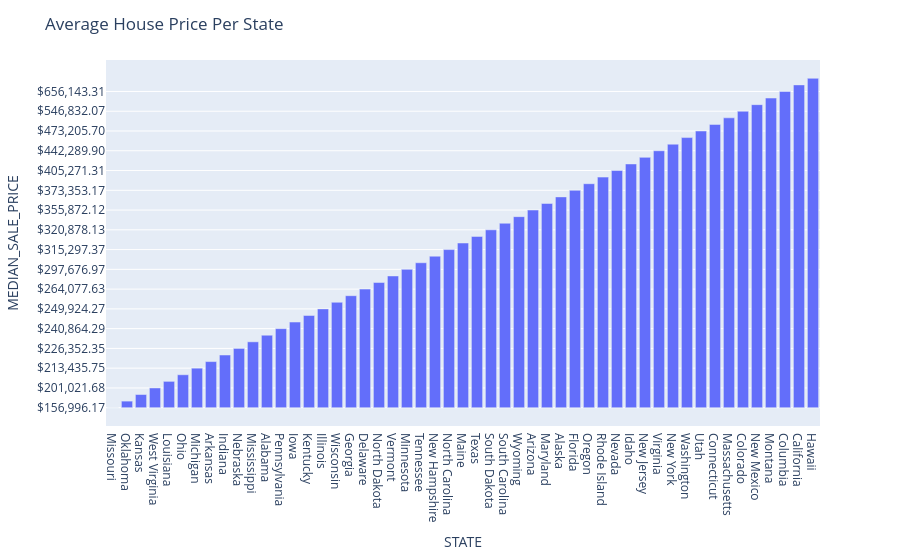

The notebook cell saved with this chart:
### Code cell
state_avg = state_avg.sort_values("MEDIAN_SALE_PRICE", ascending=True)

fig = px.bar(state_avg, x="STATE", y="MEDIAN_SALE_PRICE")
fig.update_layout(title={'text': 'Average House Price Per State'})
fig.show()

### Figure 1 — Plotly figure (JSON) as saved in the notebook; plotly's stock layout.template omitted (floating-point values rounded to 4 significant figures)
{"data": [{"hovertemplate": "STATE=%{x}<br>MEDIAN_SALE_PRICE=%{y}<extra></extra>", "legendgroup": "", "marker": {"color": "#636efa", "pattern": {"shape": ""}}, "name": "", "orientation": "v", "showlegend": false, "textposition": "auto", "type": "bar", "x": ["Missouri", "Oklahoma", "Kansas", "West Virginia", "Louisiana", "Ohio", "Michigan", "Arkansas", "Indiana", "Nebraska", "Mississippi", "Alabama", "Pennsylvania", "Iowa", "Kentucky", "Illinois", "Wisconsin", "Georgia", "Delaware", "North Dakota", "Vermont", "Minnesota", "Tennessee", "New Hampshire", "North Carolina", "Maine", "Texas", "South Dakota", "South Carolina", "Wyoming", "Arizona", "Maryland", "Alaska", "Florida", "Oregon", "Rhode Island", "Nevada", "Idaho", "New Jersey", "Virginia", "New York", "Washington", "Utah", "Connecticut", "Massachusetts", "Colorado", "New Mexico", "Montana", "Columbia", "California", "Hawaii"], "xaxis": "x", "y": ["$156,996.17", "$190,011.92", "$193,616.09", "$201,021.68", "$208,309.22", "$211,163.54", "$213,435.75", "$213,854.61", "$220,114.63", "$226,352.35", "$229,872.54", "$238,908.02", "$240,864.29", "$243,921.97", "$247,224.24", "$249,924.27", "$253,352.74", "$257,585.94", "$264,077.63", "$276,304.16", "$294,063.90", "$297,676.97", "$310,826.31", "$311,512.08", "$315,297.37", "$317,152.77", "$319,735.55", "$320,878.13", "$324,120.84", "$344,756.08", "$355,872.12", "$358,052.55", "$358,190.41", "$373,353.17", "$376,700.73", "$395,081.43", "$405,271.31", "$429,755.90", "$430,171.59", "$442,289.90", "$454,035.81", "$469,573.14", "$473,205.70", "$490,375.75", "$503,695.62", "$546,832.07", "$562,917.06", "$637,850.78", "$656,143.31", "$722,435.97", "$767,111.52"], "yaxis": "y"}], "layout": {"barmode": "relative", "legend": {"tracegroupgap": 0}, "margin": {"t": 60}, "title": {"text": "Average House Price Per State"}, "xaxis": {"anchor": "y", "domain": [0, 1], "title": {"text": "STATE"}}, "yaxis": {"anchor": "x", "domain": [0, 1], "title": {"text": "MEDIAN_SALE_PRICE"}}}}
